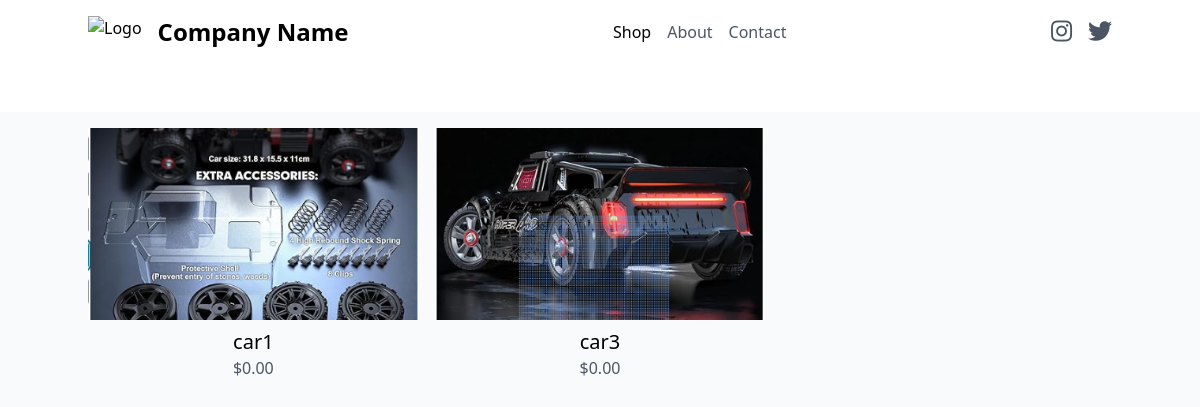
/?category=1, run on the app's committed database.
### catalog/models.py (models this page shows, shortened)
class Product(models.Model):
    name = models.CharField(max_length=100)
    description = models.CharField(max_length=100)
    dimensions = models.CharField(max_length=50)
    additional_details = models.TextField()
    category = models.ForeignKey(Category, on_delete=models.CASCADE)
    price = models.DecimalField(max_digits=10, decimal_places=2, default=0.00)
    image1 = models.ImageField(upload_to='products/')
    image2 = models.ImageField(upload_to='products/')
    image3 = models.ImageField(upload_to='products/')
    image4 = models.ImageField(upload_to='products/', blank=True, null=True)

### catalog/views.py (the view)
# urls.py: path('', views.product_list, name='product_list'),
def product_list(request):
    categories = Category.objects.all()
    selected_category = request.GET.get('category')
    if selected_category:
        products = Product.objects.filter(category__id=selected_category)
        context = {
            'categories': categories,
            'products': products,
            'selected_category': selected_category,
        }
    else:
        context = {
            'categories': categories,
        }
    return render(request, 'catalog/product_list.html', context)

### catalog/templates/catalog/product_list.html (shortened to what this page needs)
{% extends "catalog/base.html" %}
{% block content %}
    {% if selected_category %}
        <div class="grid grid-cols-1 sm:grid-cols-2 lg:grid-cols-3 gap-4">
            {% for product in products %}
            <div class="text-center">
                <a href="{% url 'product_detail' product.pk %}">
                    <img src="{{ product.image1.url }}" alt="{{ product.name }}" class="w-full h-48 object-cover mb-2">
                    <h3 class="text-xl">{{ product.name }}</h3>
                    <p class="text-gray-600">${{ product.price }}</p>
                </a>
            </div>
            {% endfor %}
        </div>
    {% endif %}
{% endblock %}

### data on the page
Product: image1 (picture), name "car1", price "0.00"
Product: image1 (picture), name "car3", price "0.00"
